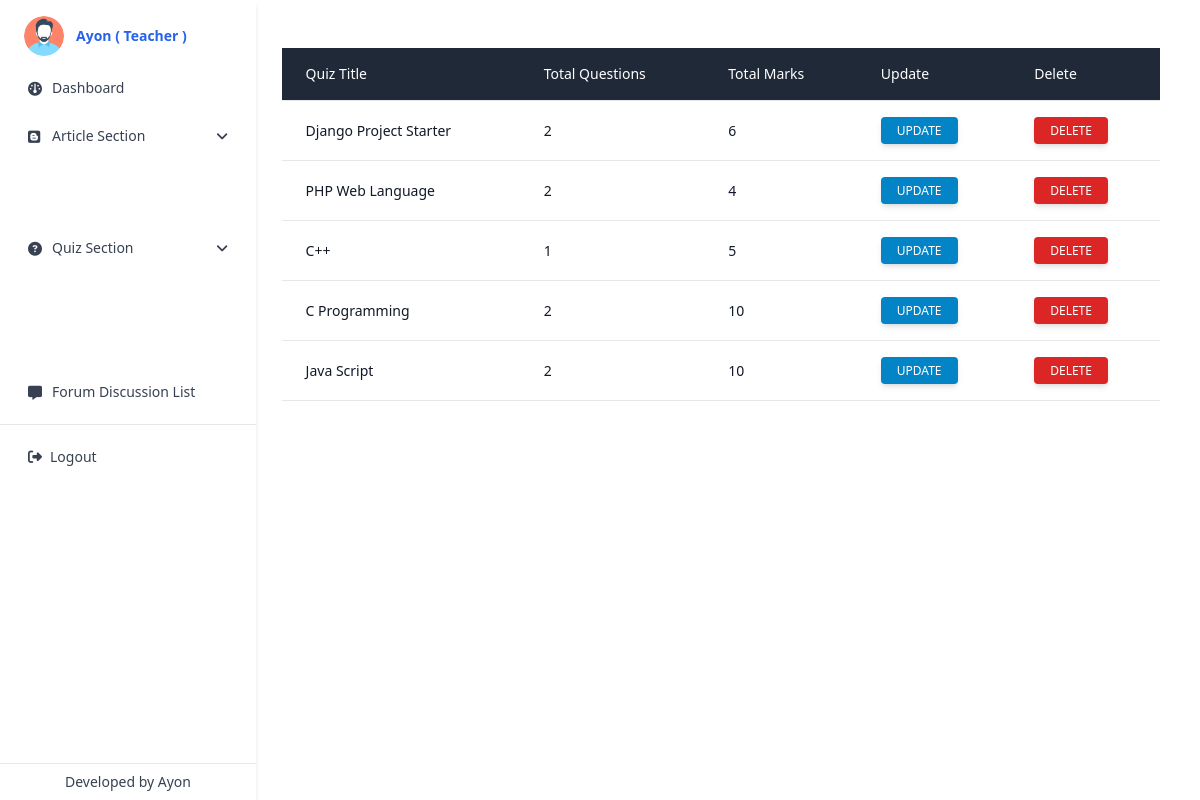
Page /quizview/ (signed in) on the committed database.
### app_auth/models.py (models this page shows, shortened)
class CustomUser(AbstractUser):
    roleType = (
        ('', 'Please Select'),
        ('Student', 'Student'),
        ('Teacher', 'Teacher'),
    )
    role = models.CharField(max_length=255, choices=roleType, null=True, default=roleType[0][0], blank=True)
    phone = models.CharField(max_length=255, null=True, blank=True)
    verify = models.BooleanField(default=False, null=True)
    is_student = models.BooleanField(default=False, null=True)
    is_teacher = models.BooleanField(default=False, null=True)

class QuizTitle(models.Model):
    teacher = models.ForeignKey(CustomUser, on_delete=models.CASCADE, null=True)
    quiz_name = models.CharField(max_length=50, null=True)
    total_questions = models.IntegerField(null=True)
    total_marks = models.IntegerField(null=True)

### app_auth/views.py (the view)
# urls.py: path('quizview/', views.teacher_quiz_view, name='quizview'),
@login_required(login_url='login')
@user_is_teacher
def teacher_quiz_view(request):
    quizes = QuizTitle.objects.filter(teacher = request.user)
    context = {'quizes': quizes}
    return render(request, 'app_auth/quizview.html', context)

### templates/app_auth/quizview.html (shortened to what this page needs)
{% extends 'app_auth/base.html' %}
{% block content %}
<div class="flex flex-col">
    <div class="overflow-x-auto sm:-mx-6 lg:-mx-8">
        <div class="py-2 inline-block min-w-full sm:px-6 lg:px-8">
            <div class="overflow-hidden">
                <table class="min-w-full">
                    <thead class="border-b bg-gray-800">
                        <tr>
                            <th scope="col" class="text-sm text-white font-medium px-6 py-4 text-left">
                                Quiz Title
                            </th>
                            <th scope="col" class="text-sm text-white font-medium px-6 py-4 text-left">
                                Total Questions
                            </th>
                            <th scope="col" class="text-sm text-white font-medium px-6 py-4 text-left">
                                Total Marks
                            </th>
                            <th scope="col" class="text-sm text-white font-medium px-6 py-4 text-left">
                                Update
                            </th>
                            <th scope="col" class="text-sm text-white font-medium px-6 py-4 text-left">
                                Delete
                            </th>
                        </tr>
                    </thead>
                    <tbody>
                        {% for quiz in quizes %}
                        <tr class="border-b">
                            <td class="text-sm text-gray-900 font-light px-6 py-4 whitespace-nowrap">
                                {{ quiz.quiz_name }}
                            </td>
                            <td class="text-sm text-gray-900 font-light px-6 py-4 whitespace-nowrap">
                                {{ quiz.total_questions }}
                            </td>
                            <td class="text-sm text-gray-900 font-light px-6 py-4 whitespace-nowrap">
                                {{ quiz.total_marks }}
                            </td>
                            <td class="text-sm text-gray-900 font-light px-6 py-4 whitespace-nowrap">
                                <a href="{% url 'QuizAndQuestionsList' pk=quiz.id %}"
                                    class="inline-block px-4 py-1.5 bg-sky-600 text-white font-medium text-xs leading-tight uppercase rounded shadow-md hover:bg-blue-700 hover:shadow-lg focus:bg-blue-700 focus:shadow-lg focus:outline-none focus:ring-0 active:bg-blue-800 active:shadow-lg transition duration-150 ease-in-out">
                                    Update
                                </a>
                            </td>
                            <td class="text-sm text-gray-900 font-light px-6 py-4 whitespace-nowrap">
                                <a href="{% url 'deletequiz' pk=quiz.id %}"
                                    onclick="return confirm('Are you sure to delete?');"
                                    class="inline-block px-4 py-1.5 bg-red-600 text-white font-medium text-xs leading-tight uppercase rounded shadow-md hover:bg-blue-700 hover:shadow-lg focus:bg-blue-700 focus:shadow-lg focus:outline-none focus:ring-0 active:bg-blue-800 active:shadow-lg transition duration-150 ease-in-out">
                                    Delete
                                </a>
                            </td>
                        </tr>
                        {% endfor %}
                    </tbody>
                </table>
            </div>
        </div>
    </div>
</div>
{% endblock content %}

### templates/app_auth/base.html (shortened to what this page needs)
{% load static %}
<!DOCTYPE html>
<html lang="en">
<head>
    <link rel="stylesheet" href="https://cdnjs.cloudflare.com/ajax/libs/font-awesome/6.0.0/css/all.min.css" />
    <link rel="stylesheet" href="https://cdn.jsdelivr.net/npm/tw-elements/dist/css/index.min.css" />
    <link rel="stylesheet" href="https://cdnjs.cloudflare.com/ajax/libs/font-awesome/6.1.1/css/all.min.css"
 />
    <link href="https://cdn.jsdelivr.net/npm/summernote@0.8.18/dist/summernote-lite.min.css" rel="stylesheet">
</head>
<body class="h-screen">
    {% with request.user.role as userRole %}
    <div class="grid grid-cols-10 gap-2 h-full">
        <div class="h-full shadow-md bg-white relative col-span-2 min-h-screen w-64 -translate-x-full md:translate-x-0 pt-8 md:pt-0"
            id="sidenavSecExample">
            <div class="pt-4 pb-2 px-6">
                <a href="{% url 'dashboard' %}">
                    <div class="flex items-center">
                        <div class="shrink-0">
                            <img src="{% static 'img/profile.png' %}" class="rounded-full w-10" alt="Avatar">
                        </div>
                        {% if request.user.is_authenticated %}
                        <div class="grow ml-3">
                            <p class="text-sm font-semibold text-blue-600">{{ request.user.username }} (
                                {{request.user.role}} )</p>
                        </div>
                        {% else %}
                        <div class="grow ml-3">
                            <p class="text-sm font-semibold text-blue-600">{{ request.user }}</p>
                        </div>
                        {% endif %}
                    </div>
                </a>
            </div>
            <ul class="relative px-1">
                {% if request.user.is_authenticated %}
                <li class="relative">
                    <a class="flex items-center text-sm py-4 px-6 h-12 overflow-hidden text-gray-700 text-ellipsis whitespace-nowrap rounded hover:text-blue-600 hover:bg-blue-50 transition duration-300 ease-in-out"
                        href="{% url 'dashboard' %}" data-mdb-ripple="true" data-mdb-ripple-color="primary">
                        <i class="fa-solid fa-gauge w-3 h-3 mr-3"></i>
                        <span>Dashboard</span>
                    </a>
                </li>
                {% endif %}
                {% if userRole == 'Teacher' %}
                <li class="relative" id="sidenavSecEx1">
                    <a class="flex items-center text-sm py-4 px-6 h-12 overflow-hidden text-gray-700 text-ellipsis whitespace-nowrap rounded hover:text-blue-600 hover:bg-blue-50 transition duration-300 ease-in-out cursor-pointer"
                        data-mdb-ripple="true" data-mdb-ripple-color="primary" data-bs-toggle="collapse"
                        data-bs-target="#collapseSidenavSecEx2" aria-expanded="false"
                        aria-controls="collapseSidenavSecEx2">
                        <i class="fa-brands fa-blogger w-3 h-3 mr-3"></i>
                        <span>Article Section</span>
                        <i class="fa-solid fa-angle-down w-3 h-3 ml-auto"></i>
                    </a>
                </li>
                {% endif %}
                {% if userRole == 'Teacher' %}
                <li class="relative" id="sidenavSecEx2">
                    <a class="flex items-center text-sm py-4 px-6 h-12 overflow-hidden text-gray-700 text-ellipsis whitespace-nowrap rounded hover:text-blue-600 hover:bg-blue-50 transition duration-300 ease-in-out cursor-pointer"
                        data-mdb-ripple="true" data-mdb-ripple-color="primary" data-bs-toggle="collapse"
                        data-bs-target="#collapseSidenavSecEx2" aria-expanded="false"
                        aria-controls="collapseSidenavSecEx2">
                        <i class="fa-solid fa-circle-question w-3 h-3 mr-3"></i>
                        <span>Quiz Section</span>
                        <i class="fa-solid fa-angle-down w-3 h-3 ml-auto"></i>
                    </a>
                </li>
                {% endif %}
                {% if userRole == 'Teacher' %}
                <li class="relative">
                    <a class="flex items-center text-sm py-4 px-6 h-12 overflow-hidden text-gray-700 text-ellipsis whitespace-nowrap rounded hover:text-blue-600 hover:bg-blue-50 transition duration-300 ease-in-out"
                        href="{% url 'listofforums' %}" data-mdb-ripple="true" data-mdb-ripple-color="primary">
                        <i class="fa-solid fa-message w-3 h-3 mr-3"></i>
                        <span>Forum Discussion List</span>
                    </a>
                </li>
                {% endif %}
            </ul>
            <hr class="my-2">
            <ul class="relative px-1">
                {% if request.user.is_authenticated %}
                <li class="relative">
                    <a class="flex items-center text-sm py-4 px-6 h-12 overflow-hidden text-gray-700 text-ellipsis whitespace-nowrap rounded hover:text-blue-600 hover:bg-blue-50 transition duration-300 ease-in-out"
                        href="{% url 'logout' %}" data-mdb-ripple="true" data-mdb-ripple-color="primary"
                        onclick="return confirm('Are you sure to logout?');">
                        <i class="fa-solid fa-right-from-bracket"></i>
                        <span class="px-2">Logout</span>
                    </a>
                </li>
                {% endif %}
            </ul>
            <div class="text-center bottom-0 absolute w-full">
                <hr class="m-0">
                <p class="py-2 text-sm text-gray-700">Developed by <a href="https://ayon.cdesk.xyz/">Ayon</a></p>
            </div>
        </div>
        <div class="h-full p-10 col-span-8 overflow-y-auto">
            {% block content %}{% endblock content %}
        </div>
    </div>
    {% endwith%}
    <script src="https://cdn.tailwindcss.com"></script>
</body>
</html>

### rows in the picture
CustomUser: user.username "Ayon", user.role "Teacher"
QuizTitle: quiz_name "Django Project Starter", total_questions "2", total_marks "6"
QuizTitle: quiz_name "PHP Web Language", total_questions "2", total_marks "4"
QuizTitle: quiz_name "C++", total_questions "1", total_marks "5"
QuizTitle: quiz_name "C Programming", total_questions "2", total_marks "10"
QuizTitle: quiz_name "Java Script", total_questions "2", total_marks "10"
